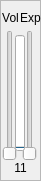
   <widget class="QFrame" name="frame_11">
    <property name="geometry">
     <rect>
      <x>110</x>
      <y>330</y>
      <width>41</width>
      <height>181</height>
     </rect>
    </property>
    <property name="frameShape">
     <enum>QFrame::StyledPanel</enum>
    </property>
    <property name="frameShadow">
     <enum>QFrame::Raised</enum>
    </property>
    <widget class="QSlider" name="MIDI_Expression_11">
     <property name="geometry">
      <rect>
       <x>20</x>
       <y>30</y>
       <width>20</width>
       <height>131</height>
      </rect>
     </property>
     <property name="maximum">
      <number>127</number>
     </property>
     <property name="value">
      <number>0</number>
     </property>
     <property name="orientation">
      <enum>Qt::Vertical</enum>
     </property>
    </widget>
    <widget class="QSlider" name="MIDI_Volume_11">
     <property name="geometry">
      <rect>
       <x>0</x>
       <y>30</y>
       <width>20</width>
       <height>131</height>
      </rect>
     </property>
     <property name="maximum">
      <number>127</number>
     </property>
     <property name="value">
      <number>0</number>
     </property>
     <property name="orientation">
      <enum>Qt::Vertical</enum>
     </property>
    </widget>
    <widget class="QLabel" name="label_35">
     <property name="geometry">
      <rect>
       <x>0</x>
       <y>10</y>
       <width>21</width>
       <height>16</height>
      </rect>
     </property>
     <property name="text">
      <string notr="true">Vol</string>
     </property>
     <property name="alignment">
      <set>Qt::AlignCenter</set>
     </property>
    </widget>
    <widget class="QLabel" name="label_36">
     <property name="geometry">
      <rect>
       <x>20</x>
       <y>10</y>
       <width>21</width>
       <height>16</height>
      </rect>
     </property>
     <property name="text">
      <string notr="true">Exp</string>
     </property>
    </widget>
    <widget class="QLabel" name="label_37">
     <property name="geometry">
      <rect>
       <x>10</x>
       <y>160</y>
       <width>21</width>
       <height>16</height>
      </rect>
     </property>
     <property name="text">
      <string notr="true">11</string>
     </property>
     <property name="alignment">
      <set>Qt::AlignCenter</set>
     </property>
    </widget>
    <widget class="QProgressBar" name="MIDI_VolDisp_11">
     <property name="geometry">
      <rect>
       <x>15</x>
       <y>35</y>
       <width>10</width>
       <height>116</height>
      </rect>
     </property>
     <property name="maximumSize">
      <size>
       <width>10</width>
       <height>16777215</height>
      </size>
     </property>
     <property name="maximum">
      <number>127</number>
     </property>
     <property name="value">
      <number>0</number>
     </property>
     <property name="textVisible">
      <bool>false</bool>
     </property>
     <property name="orientation">
      <enum>Qt::Vertical</enum>
     </property>
    </widget>
   </widget>
